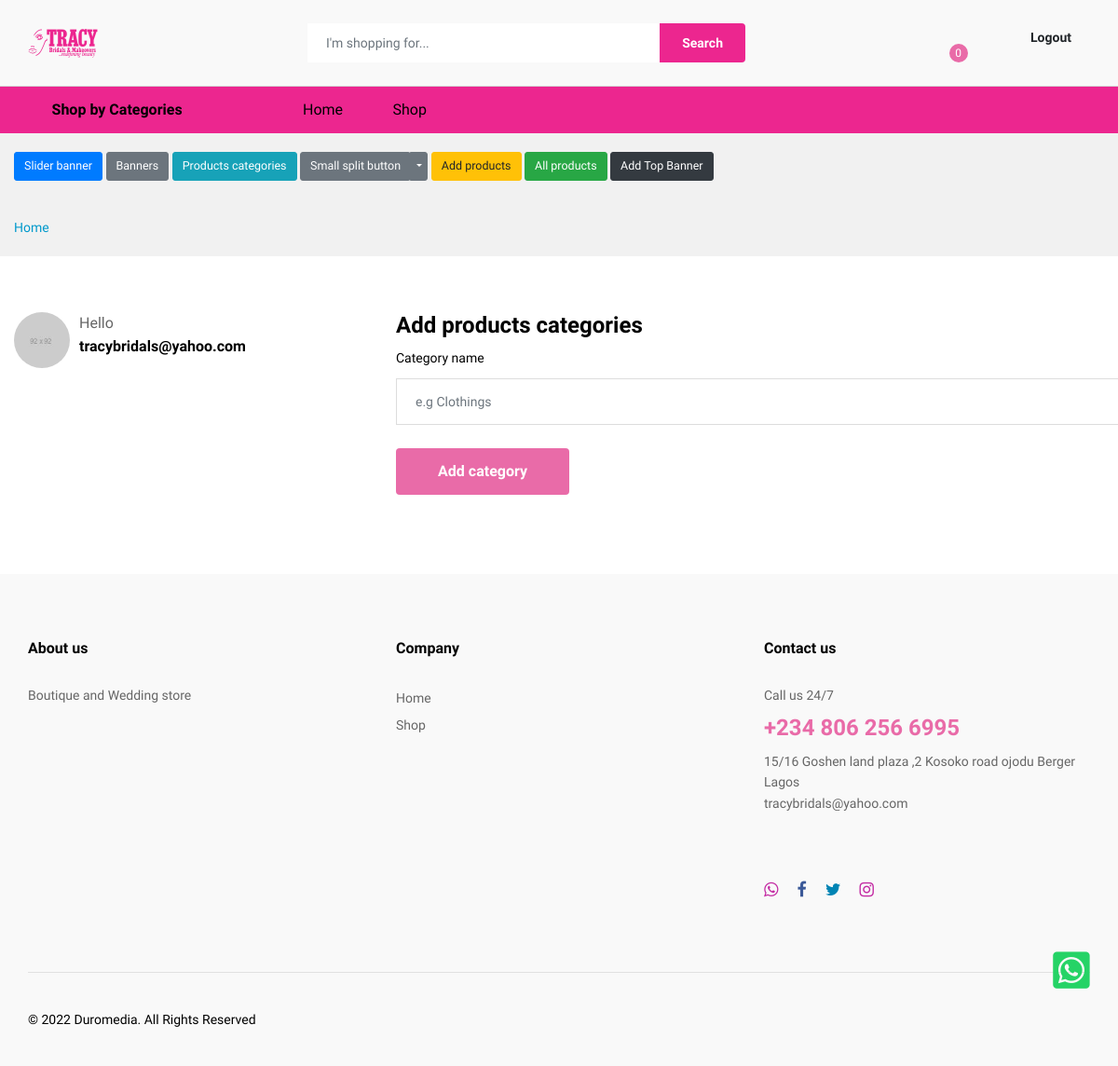
/public_html/products-categories.php (signed in), run on an earlier commit of the app's database.
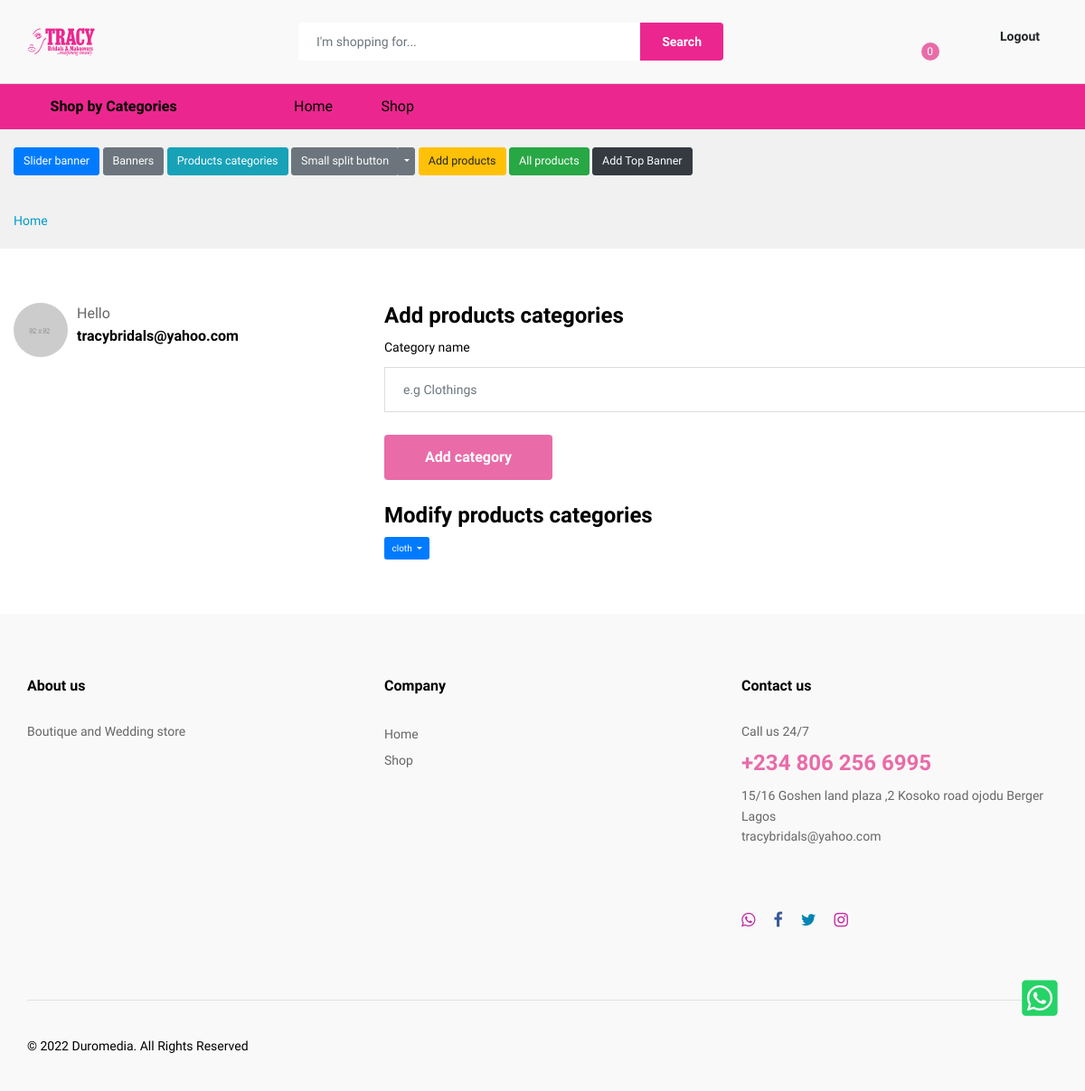
And on a later commit of the database.
### tables this page shows
CREATE TABLE `products_categories` (
  `products_categories_id` int(11) NOT NULL,
  `products_categories_name` varchar(20) NOT NULL,
  `products_categories_timestamp` timestamp NOT NULL DEFAULT CURRENT_TIMESTAMP ON UPDATE CURRENT_TIMESTAMP
);

### incs-template1/config.php (called while the page is built, shortened)
<?php
$EMAIL = "tracybridals@yahoo.com";
?>

### public_html/products-categories.php (the view, shortened to what this page needs)
<?php
require_once ('../incs-template1/config.php');
 include ('../incs-template1/header.php');
 include ('../incs-template1/settings.php');
 ?>
<main class="ps-page--my-account">
        <div class="ps-breadcrumb">
            <div class="container">
                <ul class="breadcrumb">
                    <li><a href="/">Home</a></li>
                </ul>
            </div>
        </div>
        <section class="ps-section--account">
            <div class="container">
                <div class="row">
                    <div class="col-lg-4">
                        <div class="ps-section__left">
                            <aside class="ps-widget--account-dashboard">
                                <div class="ps-widget__header"><img src="img/users/3.jpg" alt="" />
                                    <figure>
                                        <figcaption>Hello</figcaption>
                                        <p><?=$EMAIL;?></p>
                                    </figure>
                                </div>
                            </aside>
                        </div>
                    </div>
                   <div class="col-lg-8">
                        <div class="ps-section__right">
                            <form class="ps-form--account-setting" action="" method="POST">
                                <div class="ps-form__header">
                                    <h3> Add products categories</h3>
                                </div>
                                <div class="ps-form__content">
                                     <div class="form-group">
                                        <label>Category name</label>
                                        <input class="form-control" type="text" placeholder="e.g Clothings" name="products_categories" value="<?php if(isset($_POST['products_categories'])){echo $_POST['products_categories'];} ?>">
                                    </div>
                                </div>
                                <div class="form-group submit">
                                    <button class="ps-btn" type="submit" name="submit">Add category</button>
                                </div>
                            </form>
                        </div>
<?php
     $select_products_cat = mysqli_query($connect, "SELECT products_categories_id, products_categories_name FROM products_categories WHERE products_categories_name != '".UNCATEGORIZED."'") or die(db_conn_error);
     if(mysqli_num_rows($select_products_cat) > 0){
echo '<div class="ps-form__header">
<h3>Modify products categories</h3>
</div>';
while($row_categories = mysqli_fetch_array($select_products_cat)){
echo '<div class="dropdown">
<button class="btn btn-primary dropdown-toggle" type="button" id="dropdownMenuButton" data-toggle="dropdown" aria-haspopup="true" aria-expanded="false">
'.$row_categories['products_categories_name'].'
</button>
<div class="dropdown-menu" aria-labelledby="dropdownMenuButton">
<form method="GET" action="products-categories-change.php">
<button type="submit" class="dropdown-item" name="modify_categories" value="'.$row_categories['products_categories_id'].'">Modify categories</button>
</form>
<form method="POST" action="">
<button type="submit" class="dropdown-item" name="delete_categories" value="'.$row_categories['products_categories_id'].'">Delete</button>
</form>
</div>
</div>';
     }
     }
?>
                    </div>
                </div>
            </div>
        </section>
    </main>
<?php include ('../incs-template1/footer.php'); ?>

What changed in the data, as far as the page shows it:
added products_categories: products_categories_name "cloth"
Also different on the page:
text now shown: "Modify products categories"
